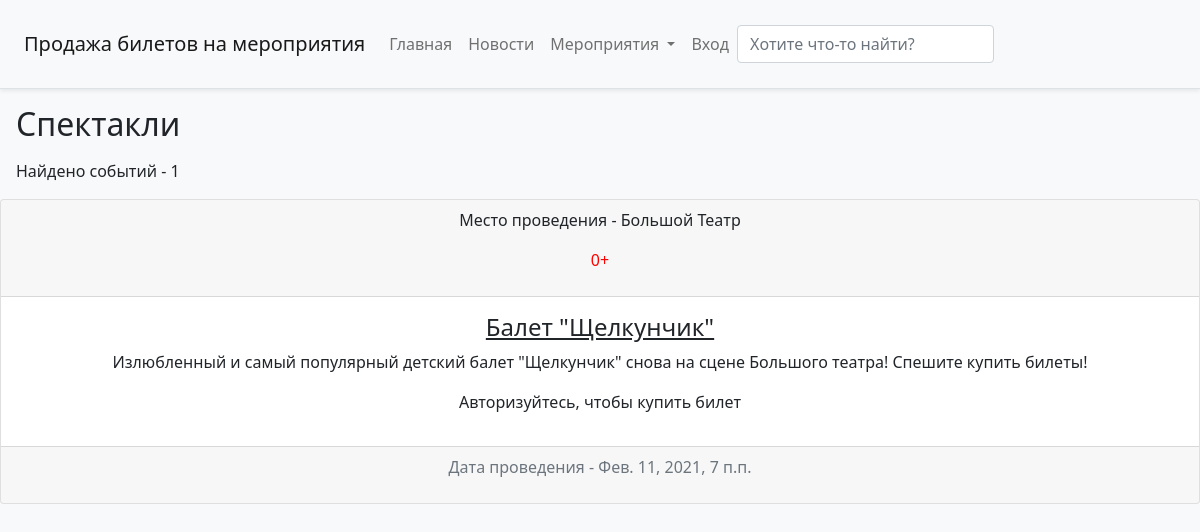
The page /show on the database its author committed.
### main/models.py (models this page shows, shortened)
class Event(models.Model):
    id = models.AutoField(primary_key=True)
    Name = models.TextField('Название')
    Date = models.DateTimeField('Дата и время мероприятия')
    Place_id = models.ForeignKey(Places, on_delete=models.CASCADE)
    About = models.TextField('Описание мероприятия')
    TypeId = models.ForeignKey(EventTypes, on_delete=models.CASCADE)
    ConfineId = models.ForeignKey(Confines, on_delete=models.CASCADE)
    class Meta:
        verbose_name= 'Мероприятие'
        verbose_name_plural= 'Мероприятия'

class Places(models.Model):
    id = models.AutoField(primary_key=True)
    Name = models.TextField('Название места')
    About = models.TextField('Описание места')
    TypeId = models.ForeignKey(PlaceType, on_delete=models.CASCADE)
    Adress = models.TextField('Адрес проведения мероприятия')
    CityId = models.ForeignKey(City, on_delete=models.CASCADE)
    class Meta:
        verbose_name = 'Площадка проведения мероприятия'
        verbose_name_plural = 'Площадки проведения мероприятий'
    def __str__(self):
        return self.Name

class Confines(models.Model):
    id = models.AutoField(primary_key=True)
    Name = models.TextField('Название')
    About = models.TextField('Описание')
    class Meta:
        verbose_name= 'Ограничение'
        verbose_name_plural= 'Ограничения'
    def __str__(self):
        return self.Name

### main/views.py (the view)
# urls.py: path('show', views.show, name='show'),
def show(request):
    event = Event.objects.filter(TypeId=2)
    count = Event.objects.filter(TypeId=2).count()
    return render(request, 'main/show.html', {'event':event, 'count':count})

### main/templates/main/show.html (shortened to what this page needs)
{% extends 'main/base.html' %}
{% block name %}
 <h2  class="m-3">Спектакли</h2>
 <p class="m-3">Найдено событий - {{ count }}</p>
 {% for el in event %}
 <div class="card text-center">
  <div class="card-header">
      <p>Место проведения - {{ el.Place_id }}</p>
          <p style="color:red">{{ el.ConfineId }}</p>
  </div>
  <div class="card-body">
      <h4 class="card-title"><a class="link-dark" href="{% url 'events' id=el.id %}">{{ el.Name }}</a></h4>
    <p class="card-text">{{ el.About }}</p>
    {% if user.is_authenticated %}
      <a href="{% url 'events' id=el.id %}" class="btn btn-outline-dark">Купить</a>
      {% else %}
      <p>Авторизуйтесь, чтобы купить билет</p>
      {% endif %}
  </div>
  <div class="card-footer text-muted">
        <p>Дата проведения - {{ el.Date }}</p>
  </div>
  </div>
 {% endfor %}
{% endblock %}

### rows shown on the page
Event: Place_id "Большой Театр", ConfineId "0+", Name "Балет \"Щелкунчик\"", About "Излюбленный и самый популярный детский балет \"Щелкунчик\" снова на сцене Большого театра! Спешите купить билеты!", Date "Фев. 11, 2021, 7 п.п."

### other values the page prints
{{ count }} "1"
